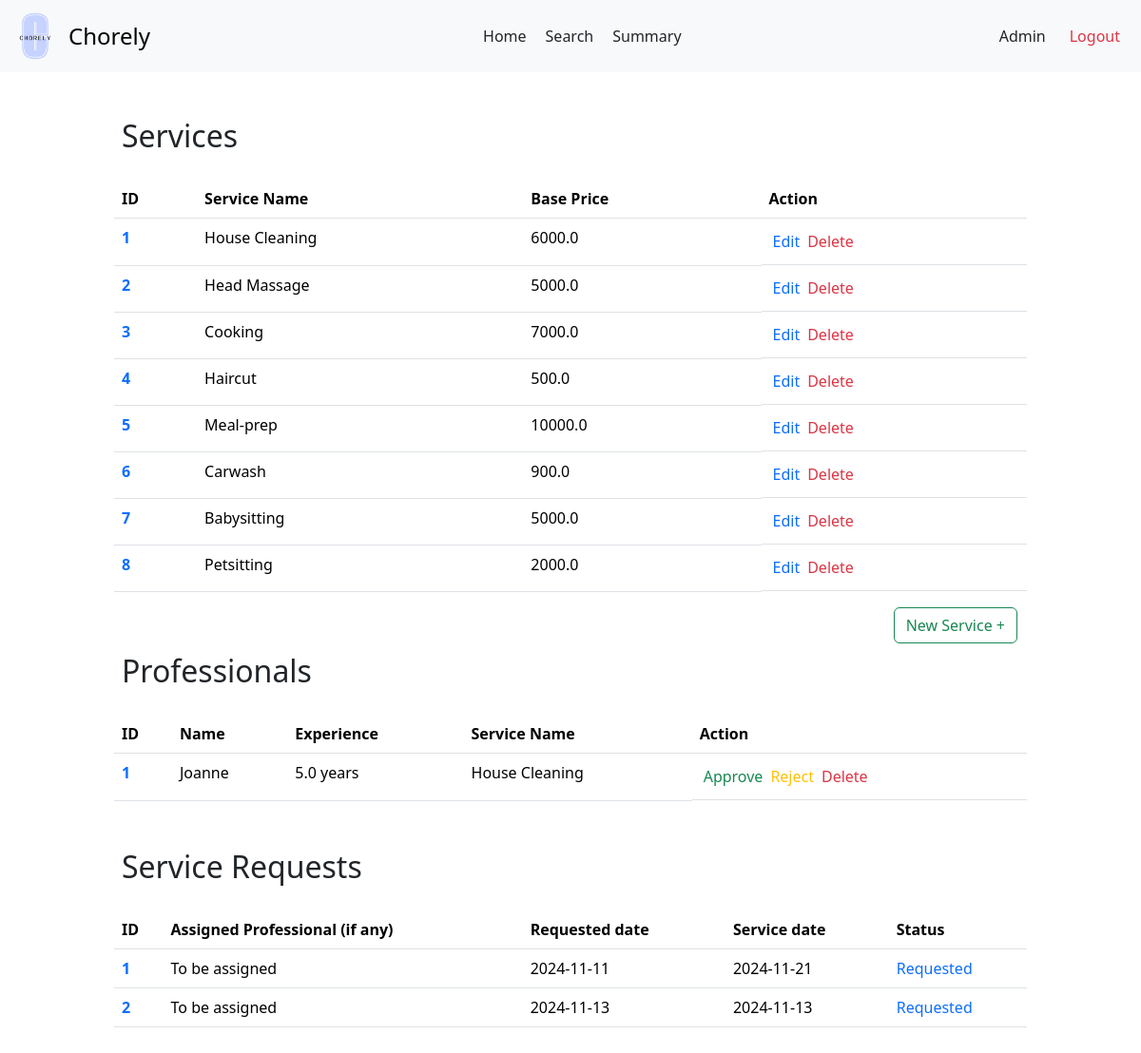
/admin, run on an earlier commit of the app's database.
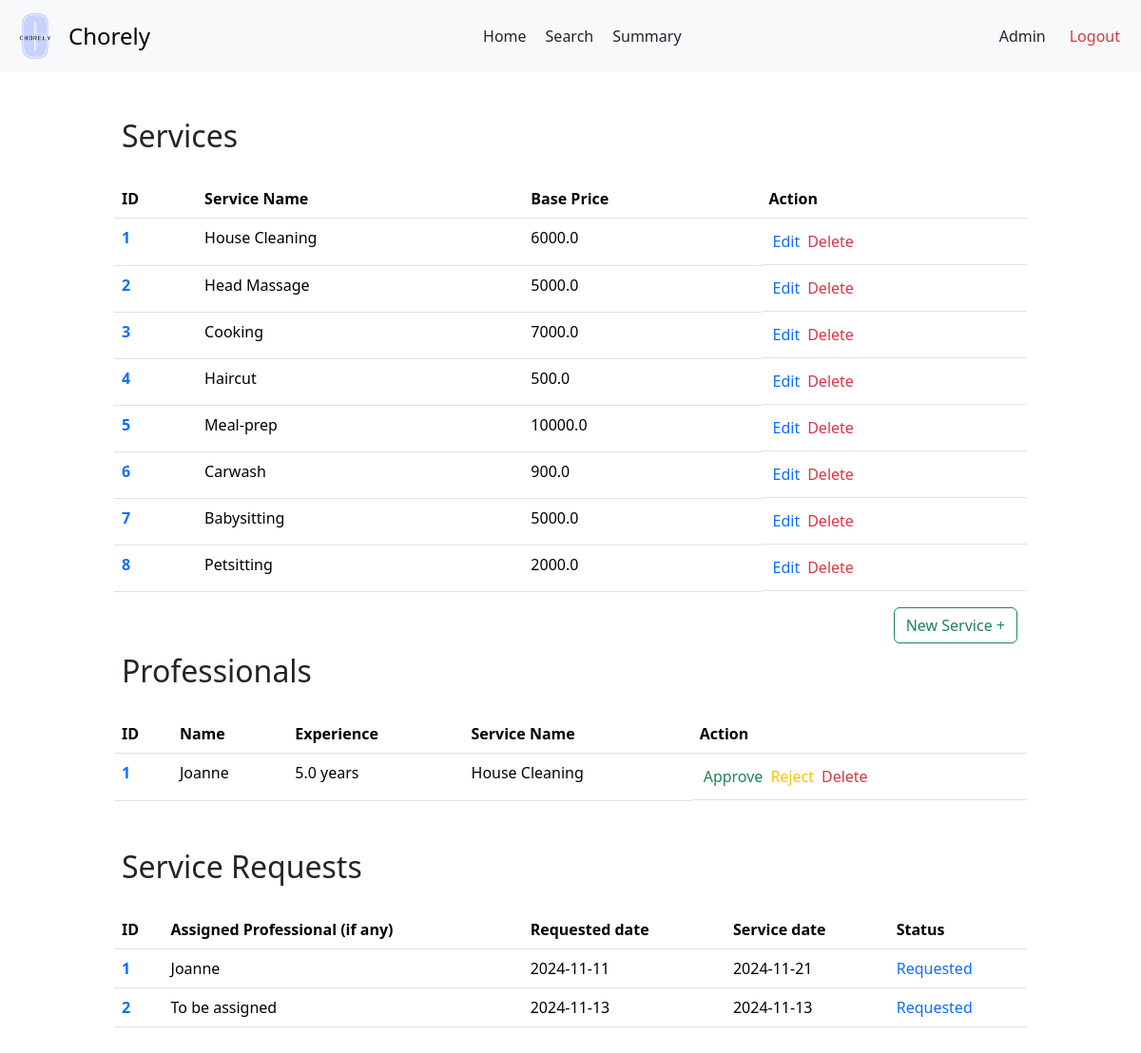
And on a later commit of the database.
### backend/models.py (models this page shows)
class Services(db.Model):
    __tablename__ = 'Services'
    service_id = db.Column(db.Integer, primary_key=True, autoincrement=True)
    name = db.Column(db.String, nullable=False)
    description = db.Column(db.String)
    base_price = db.Column(db.Float, nullable=False)
    time_required = db.Column(db.Integer)
    category = db.Column(db.String)
    service_professionals = db.relationship('ServiceProfessionals', backref='service')
    service_requests = db.relationship('ServiceRequests', backref='service')

class ServiceProfessionals(db.Model):
    __tablename__ = 'ServiceProfessionals'
    professional_id = db.Column(db.Integer, primary_key=True, autoincrement=True)
    user_id = db.Column(db.Integer, db.ForeignKey('Users.user_id'), unique=True, nullable=False)
    service_id = db.Column(db.Integer, db.ForeignKey('Services.service_id'), nullable=False)
    experience_years = db.Column(db.Integer)
    profile_verified = db.Column(db.Boolean, default=False)
    name = db.Column(db.String, nullable = False)
    phone = db.Column(db.String)
    address = db.Column(db.String)
    pin_code = db.Column(db.String)
    service_requests = db.relationship('ServiceRequests', backref='professional')

class ServiceRequests(db.Model):
    __tablename__ = 'ServiceRequests'
    request_id = db.Column(db.Integer, primary_key=True, autoincrement=True)
    service_id = db.Column(db.Integer, db.ForeignKey('Services.service_id'), nullable=False)
    customer_id = db.Column(db.Integer, db.ForeignKey('Customers.customer_id'), nullable=False)
    professional_id = db.Column(db.Integer, db.ForeignKey('ServiceProfessionals.professional_id'))
    requested_service_date = db.Column(db.Date, default=date.today())
    date_of_request = db.Column(db.Date, default=date.today())
    date_of_completion = db.Column(db.Date)
    service_status = db.Column(db.String, default='requested')
    additional_requests = db.Column(db.String)
    remarks = db.Column(db.String)
    rating = db.Column(db.Float)

### backend/adminController.py (the view)
@app.route('/admin')
def admin_dash():
  services = Services.query.all()
  professionals = ServiceProfessionals.query.all()
  service_requests = ServiceRequests.query.all()
  return render_template('admin-dash.html', services = services, professionals = professionals, service_requests = service_requests)

### templates/admin-dash.html (shortened to what this page needs)
<!DOCTYPE html>
<html lang="en">
<head>
  <link href="https://cdn.jsdelivr.net/npm/bootstrap@5.3.3/dist/css/bootstrap.min.css" rel="stylesheet">
  <link rel="stylesheet" href="{{ url_for('static', filename = 'prof-dash.css')}}">
  <link rel="stylesheet" href="{{ url_for('static', filename = 'navbar.css')}}">
</head>
<body>
  <nav class="navbar bg-body-tertiary">
    <div class="container-fluid">
      <a class="navbar-brand d-flex align-items-center" href="#" style="text-decoration: none;">
        <img src="{{ url_for('static', filename = 'logo.png')}}" alt="Chorely Logo" width="50" height="50" id="logo">
        <span style="font-size: 1.5rem;">Chorely</span>
      </a>
      <div style="display: flex;">
        <a class="nav-link active" aria-current="page" href="#">Home</a>
        <a class="nav-link" href="#">Search</a>
        <a class="nav-link" href="#">Summary</a>
      </div>
      <div class="d-flex text text-end">
        <a class="nav-link" href="#">Admin</a>
        <a class="nav-link text-danger" href="/userlogin">Logout</a>
      </div>
    </div>
  </nav>
  <div id="main">
    <div id="canvas">
      <br>
      <h2 class="headings">Services</h2><br>
      {% if services|length==0 %}
        <div class="text text-center">
          <h5 class="headings">There are no created services</h5>
        </div>
      {% else %}
        <div>
          <table class="table">
            <thead>
              <tr>
                <th scope="col">ID</th>
                <th scope="col">Service Name</th>
                <th scope="col">Base Price</th>
                <th scope="col">Action</th>
              </tr>
            </thead>
            <tbody>
              {% for service in services %}
                <tr>
                  <th scope="row"> <a href="/admin/view/service/{{ service.service_id }}" class="text"> {{ loop.index }}</a></th>
                  <td>{{service.name}}</td>
                  <td>{{ service.base_price }}</td>
                  <td class="d-flex"><a href="/admin/service/edit/{{ service.service_id }}" class="nav-link text-primary accept-btn" >Edit</a><a href="#" class="nav-link text-danger reject-btn">Delete</a> </td>
                </tr>
              {% endfor %}
            </tbody>
          </table>
        </div>
      {% endif %}
      <div class="text text-end">
        <a href="/service/create"><button class="btn btn-outline-success">New Service +</button></a>
      </div>
      <h2 class="headings">Professionals</h2><br>
      {% if professionals|length ==0 %}
        <div class="text text-center mt-3 mb-3">
          <h5 class="headings">No Registered Professionals</h5>
        </div>
      {% else %}
        <div>
          <table class="table">
            <thead>
              <tr>
                <th scope="col">ID</th>
                <th scope="col">Name</th>
                <th scope="col">Experience</th>
                <th scope="col">Service Name</th>
                <th scope="col">Action</th>
              </tr>
            </thead>
            <tbody>
              {% for pro in professionals %}
                <tr>
                  <th scope="row"> <a href="/admin/view/pro/{{ pro.professional_id }}" class="text text-primary"> {{ loop.index }}</a></th>
                  <td>{{pro.name}}</td>
                  <td>{{pro.experience_years}} years</td>
                  {% for service in services %}
                    {% if service.service_id == pro.service_id %}
                      <td>{{ service.name }}</td>
                    {% endif %}
                  {% endfor %}
                  {% if pro.profile_verified==0 %}
                    <td class="d-flex"><a href="#" class="nav-link text-success accept-btn">Approve</a> <a href="#" class="nav-link text-warning reject-btn"> Reject</a><a href="#" class="nav-link text-danger reject-btn">Delete</a></td>
                  {% else %}
                    <td class="d-flex"><a href="#" class="nav-link text-danger reject-btn">Block</a></td>
                  {% endif %}
                </tr>
              {% endfor %}
            </tbody>
          </table>
        </div>
      {% endif %}
      <br>
      <h2 class="headings">Service Requests</h2><br>
      {% if service_requests|length ==0 %}
        <div class="text text-center mt-3 mb-3">
          <h5 class="headings">No Requests have been made</h5>
        </div>
      {% else %}
      <div>
        <table class="table">
          <thead>
            <tr>
              <th scope="col">ID</th>
              <th scope="col">Assigned Professional (if any)</th>
              <th scope="col">Requested date</th>
              <th scope="col">Service date</th>
              <th scope="col">Status</th>
            </tr>
          </thead>
          <tbody>
            {% for request in service_requests %}
              <tr>
                <th scope="row"> <a href="/admin/view/request/{{ request.request_id }}" class="text text-primary"> {{ loop.index }}</a></th>
                <td>{{ request.professional.name or 'To be assigned' }}</td>
                <td>{{ request.date_of_request }}</td>
                <td>{{ request.requested_service_date }}</td>
                <td class="text text-primary">{{ request.service_status | title }}</td>
              </tr>
            {% endfor %}
          </tbody>
        </table>
      </div>
      {% endif %}
</body>
</html>

### static/prof-dash.css (style rules this page uses)
* { margin: 0px; }
#main, #canvas { margin-top: 90px; border: 2px none black; }
#canvas { width: 80%; margin: auto; height: max-content; padding-bottom: 100px; }
.headings { margin: 3px; padding-left: 5px; margin-top: 10px; }
table a { text-decoration: none; }
td a { margin: 4px; }

### static/navbar.css (style rules this page uses)
#logo { object-fit: contain ; margin-right: 10px; filter: brightness(1.1) contrast(1.1) saturate(1.2); filter: contrast(100%); }
.text-end { margin-right: 10px; }
.navbar { position: fixed; background-color: white; top: 0; left: 0; right: 0; height: max-content; z-index: 1000; }

What changed in the data, as far as the page shows it:
changed ServiceRequests: professional "To be assigned" → "Joanne"
